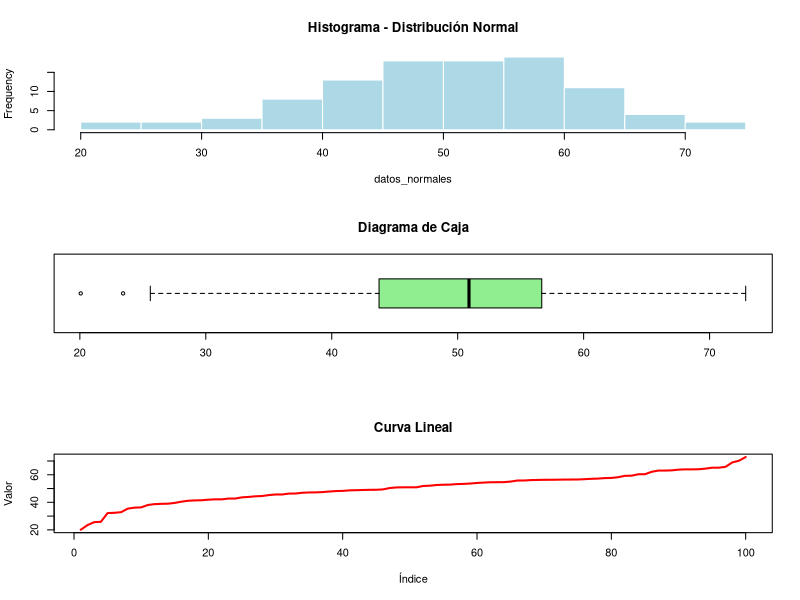

Reproduce this figure in R. (Note: this script raises an error after producing the figure.)
## ---- chunk 1
set.seed(42)
datos_normales <- rnorm(100, mean=50, sd=10)

par(mfrow=c(3,1))

# Histograma
hist(datos_normales, main="Histograma - Distribución Normal", col="lightblue", border="white")

# Boxplot
boxplot(datos_normales, main="Diagrama de Caja", col="lightgreen", horizontal=TRUE)

# Curva lineal
x <- seq(1, 100, length=100)
y <- datos_normales[order(datos_normales)]
plot(x, y, type="l", col="red", lwd=2, main="Curva Lineal", xlab="Índice", ylab="Valor")

# Restablecer
par(mfrow=c(1,1))
## ---- chunk 2
# Configurar layout: 2 filas, primera con dos paneles, segunda con uno
layout(matrix(c(1,2,3,3), nrow=2, byrow=TRUE))

# Fila 1 - Histograma Sepal Width
hist(iris_csv$sepal.width,
     main="Histograma Sepal Width",
     col="lightblue", border="white",
     xlab="Sepal Width", ylab="Frecuencia")
abline(v=mean(iris_csv$sepal.width), col="red", lwd=2, lty=2)
legend("topright", legend="Media", col="red", lty=2)

# Fila 1 - Histograma Petal Width
hist(iris_csv$petal.width,
     main="Histograma Petal Width",
     col="lightgreen", border="white",
     xlab="Petal Width", ylab="Frecuencia")
abline(v=mean(iris_csv$petal.width), col="red", lwd=2, lty=2)

# Fila 2 - Boxplot combinado
boxplot(
  iris_csv$sepal.length,
  iris_csv$petal.length,
  names=c("Sepal Length","Petal Length"),
  col=c("lightblue","lightgreen"),
  main="Comparación de Longitudes"
)
abline(h=mean(iris_csv$sepal.length), col="blue", lwd=2, lty=2)
abline(h=mean(iris_csv$petal.length), col="green", lwd=2, lty=2)
legend("bottomright", legend=c("Media Sepal","Media Petal"), col=c("blue","green"), lty=2)
## ---- chunk 3
# Preparar layout
layout(matrix(1:4, nrow=2, byrow=TRUE))
par(mar=c(4,4,2,1))

# Gráfico 1: Pie chart de las clases
class_freq <- table(iris_csv$class)
pie(class_freq, main="Distribución de clases", col=c("lightblue","lightgreen","lightpink"))

# Gráfico 2: Histograma de Petal Width
hist(iris_csv$petal.width,
     main="Histograma Petal Width",
     col="lightcoral", border="white",
     xlab="Ancho", ylab="Frecuencia")
abline(v=mean(iris_csv$petal.width), col="blue", lwd=2, lty=2)

# Gráfico 3: Curva lineal
x <- seq_along(iris_csv$sepal.length)
y <- sort(iris_csv$sepal.length)
plot(x, y, type="l", col="purple", lwd=2, main="Curva - Sepal Length")

# Gráfico 4: Dispersión con tendencia
plot(iris_csv$sepal.width, iris_csv$petal.width,
     main="Dispersión y tendencia", xlab="Sepal Width", ylab="Petal Width",
     col="gray", pch=19)
abline(lm(iris_csv$petal.width ~ iris_csv$sepal.width), col="red", lwd=2)

# Restablecer layout
layout(1)
